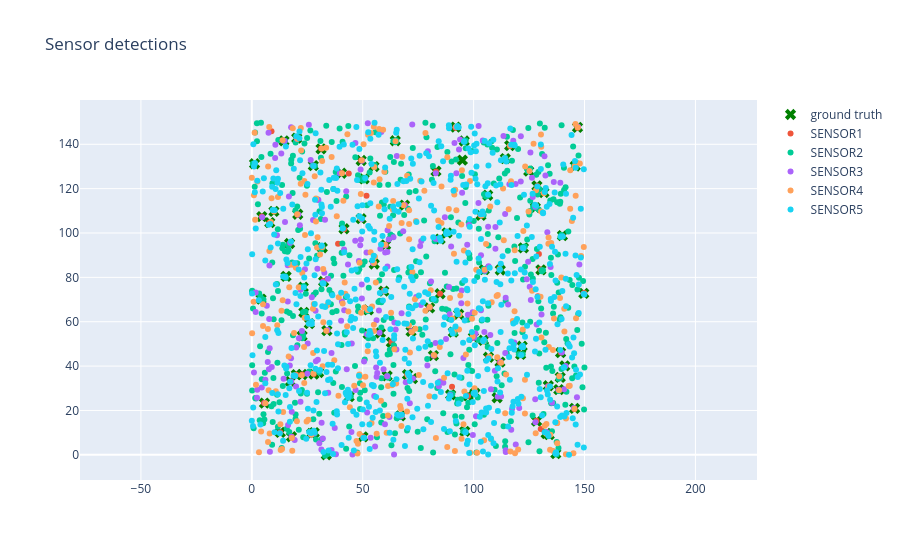

The notebook cell this image was saved under:
### Code cell
import plotly.graph_objects as go

fig = go.Figure()

fig.add_trace(go.Scatter(
    x=ground_truth_gdf["x"],
    y=ground_truth_gdf["y"],
    mode="markers",
    marker=dict(symbol="x", color="green", size=10),
    name="ground truth",
    customdata=ground_truth_gdf[["id", "type"]],
    hovertemplate="id: %{customdata[0]}<br>type: %{customdata[1]}<extra></extra>",
))

sensor_detections_gdf["id"] = sensor_detections_gdf["id"].astype(str)

for sensor, group in sensor_detections_gdf.groupby("sensor"):
    fig.add_trace(go.Scatter(
        x=group["x"],
        y=group["y"],
        mode="markers",
        marker=dict(symbol="circle"),
        name=str(sensor),
        customdata=group[["id", "confidence", "ground_truth"]],
        hovertemplate="id: %{customdata[0]}<br>confidence: %{customdata[1]}<br>ground truth: %{customdata[2]}<extra></extra>",
    ))

fig.update_yaxes(scaleanchor="x", scaleratio=1)
fig.update_layout(title="Sensor detections")
fig.show()

### Figure 1 — Plotly figure (JSON) as saved in the notebook; plotly's stock layout.template omitted (floating-point values rounded to 4 significant figures; data arrays with more than 128 entries replaced by an {"elided": "..."} marker saying what was removed)
{"data": [{"customdata": {"elided": "100x2 str values"}, "hovertemplate": "id: %{customdata[0]}<br>type: %{customdata[1]}<extra></extra>", "marker": {"color": "green", "size": 10, "symbol": "x"}, "mode": "markers", "name": "ground truth", "type": "scatter", "x": [23.2, 134.1, 137.1, 130.4, 95.76, 84.87, 90.84, 114.3, 1.239, 96.03, 15.45, 106.3, 55.09, 104.5, 121.9, 43.89, 103.3, 4.195, 112.0, 23.46, 31.77, 121.2, 30.11, 88.01, 33.59, 139.2, 57.97, 110.6, 71.8, 83.02, 132.7, 68.86, 49.3, 141.1, 128.4, 12.84, 4.513, 100.6, 17.4, 40.39, 84.89, 41.56, 94.93, 145.5, 17.89, 80.15, 28.0, 81.87, 33.85, 5.7, 14.51, 49.25, 149.7, 131.7, 140.0, 26.96, 70.18, 50.1, 55.2, 25.94, 9.962, 104.8, 93.27, 60.34, 106.7, 52.43, 146.8, 122.5, 97.46, 138.4, 128.5, 133.7, 61.01, 66.95, 27.73, 89.64, 62.92, 139.0, 64.67, 28.14, 99.89, 50.65, 124.8, 111.9, 20.71, 116.3, 31.2, 52.54, 20.26, 22.68, 8.105, 22.7, 32.37, 145.8, 91.89, 127.8, 72.44, 59.49, 17.03, 20.07], "y": [75.56, 9.094, 0.5247, 83.38, 141.5, 72.61, 55.29, 133.6, 131.2, 10.58, 80.43, 117.0, 130.0, 51.64, 48.96, 26.22, 108.0, 70.2, 83.31, 64.22, 93.37, 45.24, 37.1, 100.1, 0.02997, 46.08, 54.9, 25.71, 55.64, 127.9, 9.609, 112.6, 132.7, 40.09, 15.22, 10.09, 107.4, 27.78, 33.06, 127.0, 97.25, 101.9, 132.8, 20.97, 8.134, 66.25, 36.41, 44.72, 55.96, 23.3, 141.5, 106.4, 72.81, 118.3, 98.81, 9.626, 36.13, 8.082, 86.04, 59.16, 109.7, 83.45, 63.37, 94.64, 44.0, 54.51, 147.6, 93.27, 26.63, 29.37, 121.2, 31.15, 35.57, 17.56, 130.4, 27.09, 50.71, 34.92, 141.6, 10.02, 52.99, 124.4, 127.9, 41.82, 108.5, 139.4, 138.0, 65.35, 142.8, 53.6, 104.7, 36.21, 78.13, 130.2, 147.7, 111.4, 34.34, 73.79, 95.28, 36.13]}, {"customdata": {"elided": "90x3 mixed values"}, "hovertemplate": "id: %{customdata[0]}<br>confidence: %{customdata[1]}<br>ground truth: %{customdata[2]}<extra></extra>", "marker": {"symbol": "circle"}, "mode": "markers", "name": "SENSOR1", "type": "scatter", "x": [23.22, 134.0, 130.2, 84.88, 114.3, 1.002, 96.14, 106.1, 55.19, 104.5, 121.9, 103.1, 4.249, 23.43, 31.76, 33.52, 139.3, 71.91, 83.03, 132.9, 69.15, 49.27, 128.3, 12.8, 4.493, 100.6, 17.54, 40.43, 41.58, 145.4, 18.06, 80.13, 27.92, 82.25, 33.95, 5.504, 14.47, 49.24, 149.9, 131.5, 140.0, 26.67, 70.08, 50.04, 25.98, 105.2, 93.29, 60.39, 106.6, 146.9, 122.6, 97.5, 138.3, 128.8, 133.8, 60.89, 67.05, 27.8, 89.5, 62.94, 139.1, 64.63, 28.07, 99.58, 124.9, 111.8, 20.59, 116.4, 31.22, 52.55, 20.3, 22.67, 7.925, 22.69, 32.33, 145.9, 91.81, 72.44, 59.55, 17.02, 20.07, 129.0, 130.3, 8.875, 43.71, 137.6, 38.89, 51.71, 90.26, 129.4], "y": [75.75, 9.194, 83.54, 72.66, 133.6, 131.2, 10.63, 117.1, 129.9, 51.57, 49.03, 108.0, 70.22, 64.24, 93.53, 0.1836, 46.12, 55.6, 127.7, 9.827, 112.6, 132.7, 15.35, 10.14, 107.5, 27.94, 33.09, 127.0, 101.8, 20.66, 8.194, 66.33, 36.48, 44.67, 55.96, 23.36, 141.4, 106.5, 72.94, 118.3, 98.78, 9.659, 36.09, 8.149, 59.15, 83.57, 63.33, 94.52, 43.88, 147.5, 93.34, 26.5, 29.26, 121.2, 31.19, 35.43, 17.62, 130.4, 27.11, 50.84, 34.79, 141.6, 9.899, 52.81, 128.0, 41.68, 108.2, 139.2, 138.1, 65.31, 142.8, 53.57, 104.6, 36.2, 78.31, 130.3, 147.4, 34.45, 74.05, 95.2, 36.1, 71.5, 11.59, 145.9, 126.8, 14.34, 95.17, 116.8, 30.69, 90.49]}, {"customdata": {"elided": "559x3 mixed values"}, "hovertemplate": "id: %{customdata[0]}<br>confidence: %{customdata[1]}<br>ground truth: %{customdata[2]}<extra></extra>", "marker": {"symbol": "circle"}, "mode": "markers", "name": "SENSOR2", "type": "scatter", "x": {"elided": "559 float values"}, "y": {"elided": "559 float values"}}, {"customdata": {"elided": "250x3 mixed values"}, "hovertemplate": "id: %{customdata[0]}<br>confidence: %{customdata[1]}<br>ground truth: %{customdata[2]}<extra></extra>", "marker": {"symbol": "circle"}, "mode": "markers", "name": "SENSOR3", "type": "scatter", "x": {"elided": "250 float values"}, "y": {"elided": "250 float values"}}, {"customdata": {"elided": "299x3 mixed values"}, "hovertemplate": "id: %{customdata[0]}<br>confidence: %{customdata[1]}<br>ground truth: %{customdata[2]}<extra></extra>", "marker": {"symbol": "circle"}, "mode": "markers", "name": "SENSOR4", "type": "scatter", "x": {"elided": "299 float values"}, "y": {"elided": "299 float values"}}, {"customdata": {"elided": "581x3 mixed values"}, "hovertemplate": "id: %{customdata[0]}<br>confidence: %{customdata[1]}<br>ground truth: %{customdata[2]}<extra></extra>", "marker": {"symbol": "circle"}, "mode": "markers", "name": "SENSOR5", "type": "scatter", "x": {"elided": "581 float values"}, "y": {"elided": "581 float values"}}], "layout": {"title": {"text": "Sensor detections"}, "yaxis": {"scaleanchor": "x", "scaleratio": 1}}}
